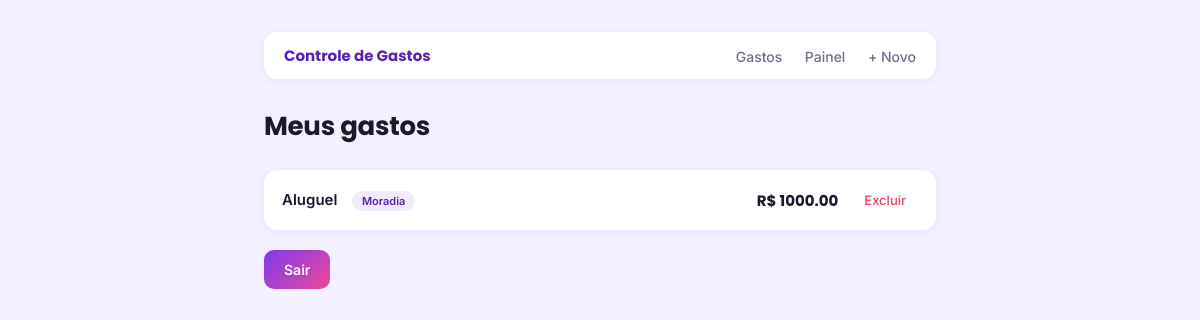
The app's page /gastos/ (signed in), older data.
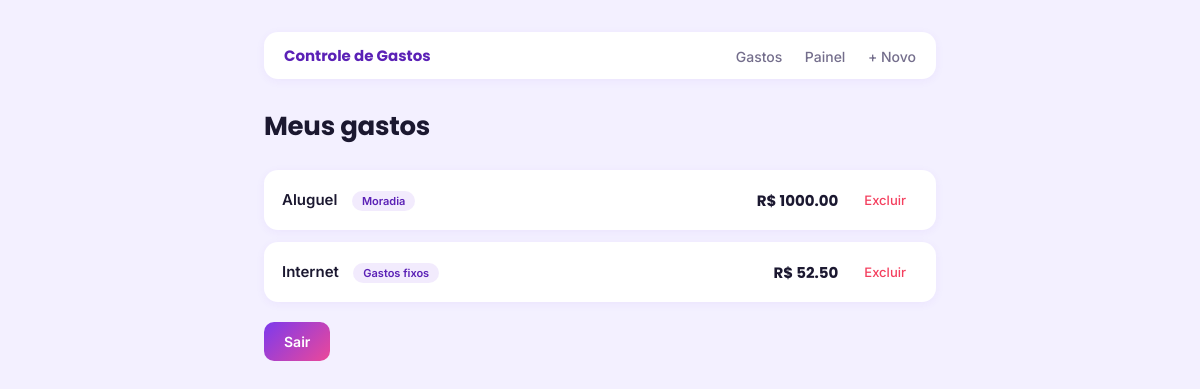
The same page, newer data.
### gastos/models.py (models this page shows)
class Gasto(models.Model):
    usuario = models.ForeignKey(User, on_delete=models.CASCADE)
    descricao = models.CharField(max_length=500)
    valor = models.DecimalField(max_digits=10, decimal_places=2)
    categoria = models.CharField(max_length=50)
    data = models.DateField()

### gastos/views.py (the view)
# urls.py: path('', listar_gastos, name='listar_gastos'),
@login_required
def listar_gastos(request):
    gastos = Gasto.objects.filter(usuario = request.user)
    return render(request, 'gastos/lista.html', {'gastos': gastos})

### gastos/templates/gastos/lista.html (shortened to what this page needs)
{% load static %}
<!DOCTYPE html>
<html lang="pt-br">
<head>
    <link rel="stylesheet" href="{% static 'estilo.css' %}">
</head>
<body>
    <div class="navbar">
        <span class="brand"> Controle de Gastos</span>
        <div class="links">
            <a href="{% url 'listar_gastos' %}">Gastos</a>
            <a href="{% url 'dashboard' %}">Painel</a>
            <a href="{% url 'criar_gastos' %}">+ Novo</a>
        </div>
    </div>
    <h1>Meus gastos</h1>
    <ul>
        {% for gasto in gastos %}
            <li class="gasto-item">
                <div class="gasto-info">
                    <a href="{% url 'editar_gasto' gasto.id %}">{{ gasto.descricao }}</a>
                    <span class="badge">{{ gasto.categoria }}</span>
                </div>
                <div class="gasto-right">
                    <span class="gasto-valor">R$ {{ gasto.valor }}</span>
                    <form action="{% url 'excluir_gasto' gasto.id %}" method="POST">
                        <button type="submit">Excluir</button>
                    </form>
                </div>
            </li>
        {% endfor %}
    </ul>
    <form action="{% url 'logout' %}" method="POST" style="background:none; box-shadow:none; padding:0; margin-top: 20px;">
        <button type="submit">Sair</button>
    </form>
</body>
</html>

### gastos/static/estilo.css (style rules this page uses)
:root { --bg: #F3F0FF; --surface: #FFFFFF; --primary: #7C3AED; --primary-dark: #5B21B6; --accent-pink: #EC4899; --accent-lime: #A3E635; --text: #1B1830; --text-muted: #746E8C; --danger: #F43F5E; --border: #EAE5FB; --radius-lg: 20px; --radius-md: 14px; --radius-sm: 10px; }
* { box-sizing: border-box; }
body { font-family: 'Inter', system-ui, sans-serif; background-color: var(--bg); color: var(--text); max-width: 720px; margin: 0 auto; padding: 32px 24px 64px; }
h1 { font-family: 'Poppins', sans-serif; font-size: 26px; font-weight: 700; margin: 0 0 24px; letter-spacing: -0.01em; }
.navbar { display: flex; justify-content: space-between; align-items: center; background: var(--surface); border-radius: var(--radius-md); padding: 12px 20px; margin-bottom: 28px; box-shadow: 0 2px 10px rgba(124, 58, 237, 0.06); }
.navbar .brand { font-family: 'Poppins', sans-serif; font-weight: 700; font-size: 15px; color: var(--primary-dark); }
.navbar .links a { margin-left: 18px; font-size: 14px; font-weight: 500; color: var(--text-muted); }
ul { list-style: none; padding: 0; margin: 0; }
.gasto-item { background: var(--surface); border-radius: var(--radius-md); padding: 16px 18px; margin-bottom: 12px; display: flex; justify-content: space-between; align-items: center; box-shadow: 0 2px 10px rgba(124, 58, 237, 0.06); transition: transform 0.15s ease, box-shadow 0.15s ease; }
.gasto-info a { color: var(--text); font-weight: 600; font-size: 15px; text-decoration: none; }
.badge { display: inline-block; font-size: 11px; font-weight: 600; color: var(--primary-dark); background: rgba(124, 58, 237, 0.1); padding: 3px 10px; border-radius: 20px; margin-left: 10px; vertical-align: middle; }
.gasto-right { display: flex; align-items: center; gap: 14px; }
.gasto-valor { font-family: 'Poppins', sans-serif; font-weight: 700; font-size: 15px; color: var(--text); }
a { color: var(--primary); text-decoration: none; font-size: 14px; }
form { background: var(--surface); border-radius: var(--radius-lg); padding: 26px; margin-bottom: 16px; box-shadow: 0 2px 14px rgba(124, 58, 237, 0.07); }
button { background: linear-gradient(135deg, var(--primary) 0%, var(--accent-pink) 100%); color: white; border: none; padding: 11px 20px; border-radius: var(--radius-sm); font-size: 14px; font-weight: 600; font-family: 'Inter', sans-serif; cursor: pointer; transition: opacity 0.15s ease; }
.gasto-item button { background: none; color: var(--danger); padding: 6px 12px; font-size: 13px; font-weight: 500; }
.gasto-item form { background: none; box-shadow: none; padding: 0; margin: 0; }

Row changes from the older to the newer data that the page shows:
added Gasto: descricao "Internet", categoria "Gastos fixos", valor "52.50"
